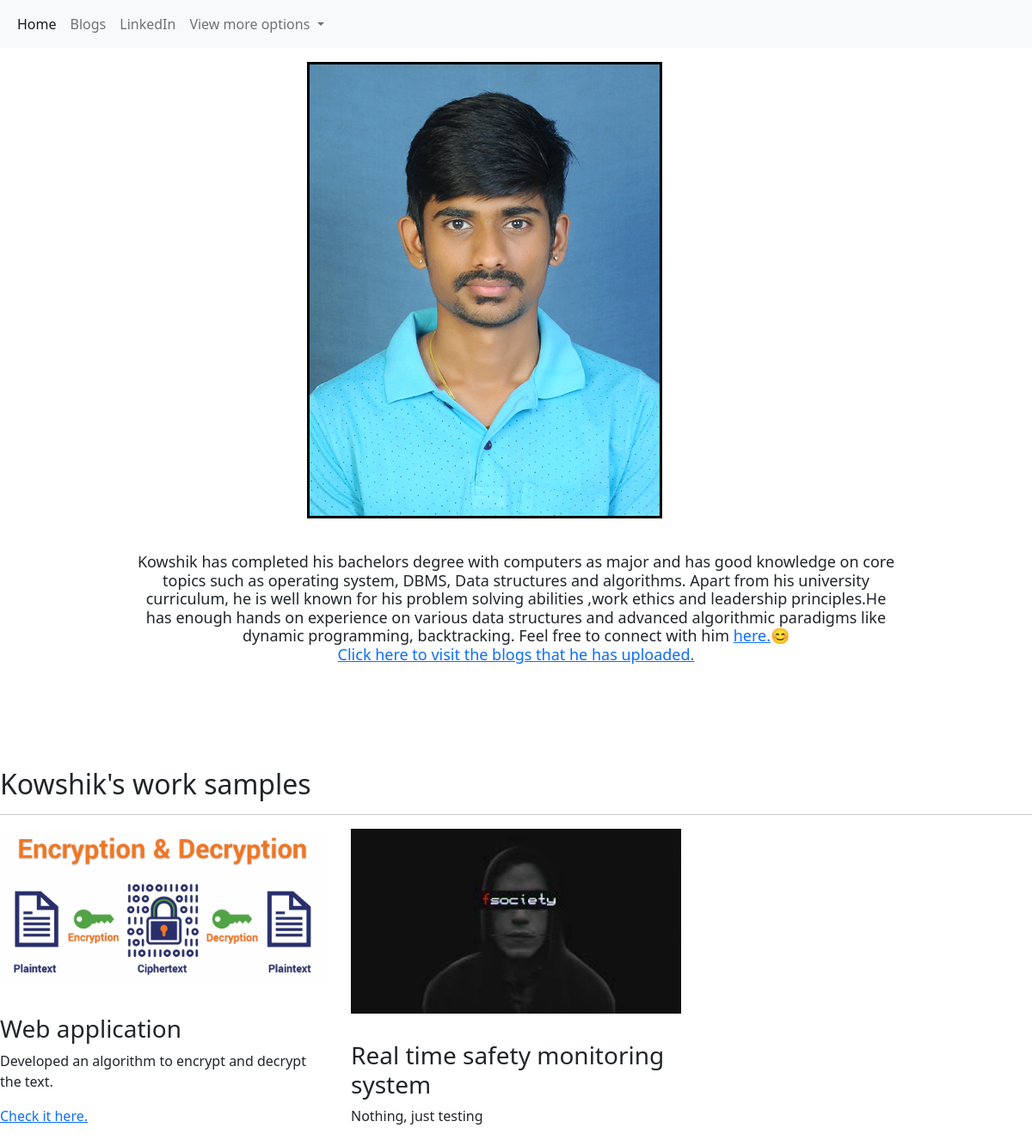
The page / on the database its author committed.
### portfolio/models.py (models this page shows)
class Project(models.Model):
    title = models.CharField(max_length=50)
    description = models.CharField(max_length=250)
    image = models.ImageField(upload_to='portfolio/images/',blank=True)
    url = models.URLField(blank=True)

### portfolio/views.py (the view)
# urls.py: 2. Add a URL to urlpatterns:  path('', views.home, name='home')
def home(request):
    data = Project.objects.all()
    return render(request,'port/portfolio_home.html', {'dataa' : data})

### portfolio/templates/port/portfolio_home.html (shortened to what this page needs)
{% extends 'port/main.html' %}
{% load static %}
{% block content %}
<!DOCTYPE html>
<html lang="en">
<head>
</head>
<body>
    <div class="row justify-content-center my-3">
        <div class="col-5">
          <img src="{% static 'images\my_photo.jpg' %}" alt="my photo" class="img-fluid"/>
        </div>
      </div>
    <br>
    <div class="row justify-content-center mb-3">
      <div class="col-md-9 text-center">
        <h1 id="hometext" class="font-weight-bold" style ="font-size: 18px;">Kowshik has completed his bachelors degree with computers as major and has good knowledge on core topics such as operating system, DBMS, Data structures and algorithms. Apart from his university curriculum, he is well known for his problem solving abilities ,work ethics and leadership principles.He has enough hands on experience on various data structures and advanced algorithmic paradigms like dynamic programming, backtracking. Feel free to connect with him <a href="https://www.linkedin.com/in/kowshik-n-192381186/" target="_blank">here.</a>😊
          <br> <a href="{% url 'blog:allBlogs' %}">Click here to visit the blogs that he has uploaded.</a>
        </h1>
      </div>
    </div>
    <br><br>
    <h2 class="mt-5">Kowshik's work samples</h2>
    <hr>
    <div class="row">
      {% for i in dataa%}
      <div class="col-lg-4 col-md-6">
        <img src="{{ i.image.url }}" class="img-fluid mb-2" width="500" height="450">
        <br>
        <br>
        <h3>{{ i.title }}</h3>
        <p>{{ i.description }}</p>
        {% if i.url %}
          <p><a href="{{i.url}}" target="_blank">Check it here.</a></p>
        {% endif %}
      </div>
      {% endfor %}
    </div>
    {% endblock %}

### portfolio/templates/port/main.html (shortened to what this page needs)
{% load static %}
<!doctype html>
<html lang="en">
  <head>
    <link href="https://cdn.jsdelivr.net/npm/bootstrap@5.2.1/dist/css/bootstrap.min.css" rel="stylesheet">
  </head>
  <body>
    <nav class="navbar navbar-expand-lg bg-light">
        <div class="container-fluid">
          <div class="collapse navbar-collapse" id="navbarNavDropdown">
            <ul class="navbar-nav">
              <li class="nav-item">
                <a class="nav-link active" aria-current="page" href="{% url 'home' %}">Home</a>
              </li>
              <li class="nav-item">
                <a class="nav-link" href="{% url 'blog:allBlogs' %}">Blogs</a>
              </li>
              <li class="nav-item">
                <a class="nav-link" href="https://www.linkedin.com/in/kowshik-n-192381186/" target="_blank">LinkedIn</a>
              </li>
              <li class="nav-item dropdown">
                <a class="nav-link dropdown-toggle" href="#" role="button" data-bs-toggle="dropdown" aria-expanded="false">
                  View more options
                </a>
              </li>
            </ul>
          </div>
        </div>
      </nav>
      {% block content%} {% endblock %}
  </body>
</html>

### rows shown on the page
Project: image (picture), title "Web application", description "Developed an algorithm to encrypt and decrypt the text."
Project: image (picture), title "Real time safety monitoring system", description "Nothing, just testing"
